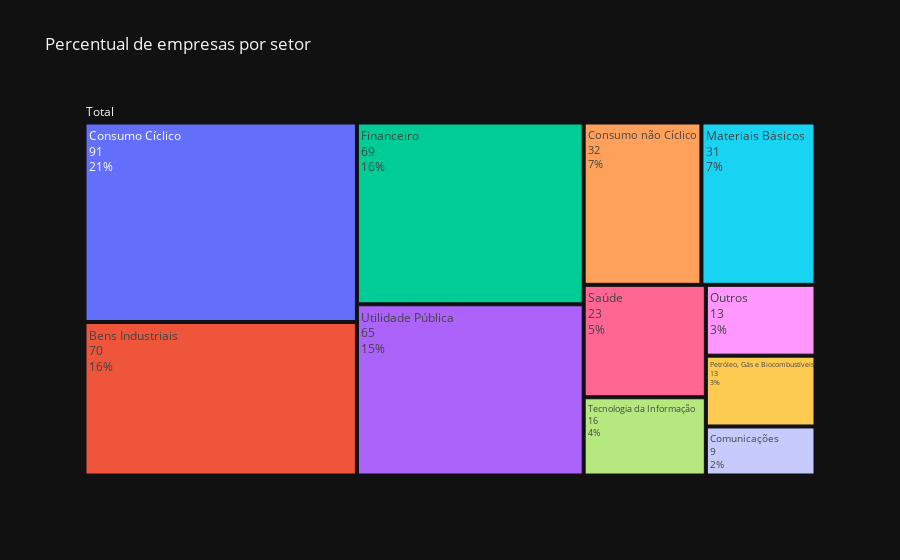

Notebook code for this chart:
### Code cell
# Plot gráfico da frequência relativa da variável
fig = px.treemap(data_frame=f,
                 path=[px.Constant('Total'), 'SETOR'],
                 values='QTD',
                 template='plotly_dark',
                 title='Quantidade relativa de empresas por setor')

fig.update_traces(hovertemplate=None, hoverinfo='label+value+percent entry', textinfo='label+value+percent entry')
fig.show()

### Figure 1 — Plotly figure (JSON) as saved in the notebook; plotly's stock layout.template omitted (floating-point values rounded to 4 significant figures)
{"data": [{"branchvalues": "total", "domain": {"x": [0, 1], "y": [0, 1]}, "hoverinfo": "label+value+percent entry", "ids": ["Total/Bens Industriais", "Total/Comunicações", "Total/Consumo Cíclico", "Total/Consumo não Cíclico", "Total/Financeiro", "Total/Materiais Básicos", "Total/Outros", "Total/Petróleo, Gás e Biocombustíveis", "Total/Saúde", "Total/Tecnologia da Informação", "Total/Utilidade Pública", "Total"], "labels": ["Bens Industriais", "Comunicações", "Consumo Cíclico", "Consumo não Cíclico", "Financeiro", "Materiais Básicos", "Outros", "Petróleo, Gás e Biocombustíveis", "Saúde", "Tecnologia da Informação", "Utilidade Pública", "Total"], "name": "", "parents": ["Total", "Total", "Total", "Total", "Total", "Total", "Total", "Total", "Total", "Total", "Total", ""], "textinfo": "label+value+percent entry", "type": "treemap", "values": [70, 9, 91, 32, 69, 31, 13, 13, 23, 16, 65, 432]}], "layout": {"legend": {"tracegroupgap": 0}, "title": {"text": "Percentual de empresas por setor"}}}
